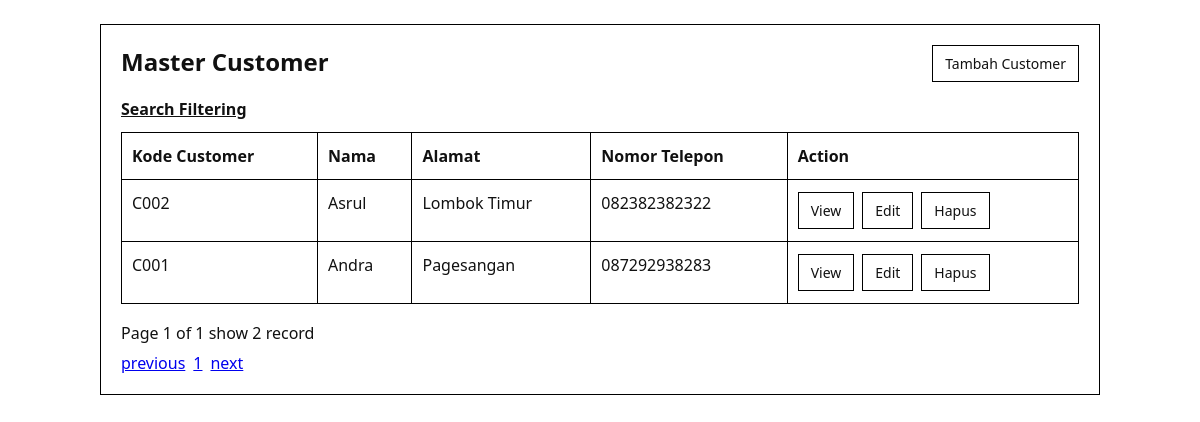
Page /customers/index.php on the committed database.
### tables this page shows
CREATE TABLE `customers` (
  `custId` int(11) NOT NULL,
  `cust_nama` varchar(100) NOT NULL,
  `cust_alamat` text NOT NULL,
  `cust_hp` varchar(30) NOT NULL
);

### includes/helpers.php (called while the page is built, shortened)
<?php
function format_running_code(string $prefix, int $id, int $length = 3): string
{
    return $prefix . str_pad((string) $id, $length, '0', STR_PAD_LEFT);
}

### customers/index.php (the view, shortened to what this page needs)
<?php
require_once __DIR__ . '/../config/database.php';
require_once __DIR__ . '/../includes/header.php';
$showFilter = isset($_GET['show_filter']) ? 1 : 0;
$custKode = trim($_GET['cust_kode'] ?? '');
$custNama = trim($_GET['cust_nama'] ?? '');
$custHp = trim($_GET['cust_hp'] ?? '');
$page = max(1, (int) ($_GET['page'] ?? 1));
$perPage = 10;
$baseSql = "FROM customers WHERE 1=1";
$types = '';
$params = [];
$countSql = "SELECT COUNT(*) AS total " . $baseSql;
$countStmt = $conn->prepare($countSql);
$countStmt->execute();
$totalRecords = (int) ($countStmt->get_result()->fetch_assoc()['total'] ?? 0);
$totalPages = max(1, (int) ceil($totalRecords / $perPage));
$page = min($page, $totalPages);
$offset = ($page - 1) * $perPage;
$sql = "SELECT * " . $baseSql . " ORDER BY custId DESC LIMIT ? OFFSET ?";
$stmt = $conn->prepare($sql);
$runTypes = $types . 'ii';
$runParams = [...$params, $perPage, $offset];
$stmt->bind_param($runTypes, ...$runParams);
$stmt->execute();
$result = $stmt->get_result();
$currentCount = $result ? $result->num_rows : 0;
$paginationQuery = [
    'show_filter' => $showFilter ? 1 : null,
    'cust_kode' => $custKode !== '' ? $custKode : null,
    'cust_nama' => $custNama !== '' ? $custNama : null,
    'cust_hp' => $custHp !== '' ? $custHp : null,
];
?>
<div class="card">
    <div class="actions" style="justify-content: space-between; align-items: flex-start;">
        <div>
            <h2>Master Customer</h2>
            <div style="margin-top: 12px;">
                <a href="/test-krida/customers/index.php?show_filter=1"
                    style="color: #111; text-decoration: underline; font-weight: 600;">Search Filtering</a>
            </div>
        </div>
        <div class="actions">
            <a class="btn btn-primary" href="/test-krida/customers/form.php">Tambah Customer</a>
        </div>
    </div>
    <?php if ($result && $result->num_rows > 0): ?>
        <table>
            <thead>
                <tr>
                    <th>Kode Customer</th>
                    <th>Nama</th>
                    <th>Alamat</th>
                    <th>Nomor Telepon</th>
                    <th>Action</th>
                </tr>
            </thead>
            <tbody>
                <?php while ($row = $result->fetch_assoc()): ?>
                    <tr>
                        <td><?= htmlspecialchars(format_running_code('C', (int) $row['custId'])) ?></td>
                        <td><?= htmlspecialchars($row['cust_nama']) ?></td>
                        <td><?= nl2br(htmlspecialchars($row['cust_alamat'])) ?></td>
                        <td><?= htmlspecialchars($row['cust_hp']) ?></td>
                        <td>
                            <div class="actions">
                                <a class="btn btn-light"
                                    href="/test-krida/customers/view.php?id=<?= (int) $row['custId'] ?>">View</a>
                                <a class="btn btn-warning"
                                    href="/test-krida/customers/form.php?id=<?= (int) $row['custId'] ?>">Edit</a>
                                <a class="btn btn-danger" href="/test-krida/customers/delete.php?id=<?= (int) $row['custId'] ?>"
                                    onclick="return confirm('Are you sure to delete <?= htmlspecialchars(format_running_code('C', (int) $row['custId'])) ?>?')">Hapus</a>
                            </div>
                        </td>
                    </tr>
                <?php endwhile; ?>
            </tbody>
        </table>
        <div style="margin-top: 18px;">
            <div>Page <?= $page ?> of <?= $totalPages ?> show <?= $currentCount ?> record</div>
            <div class="actions" style="margin-top: 8px;">
                <?php
                $prevQuery = http_build_query(array_filter([...$paginationQuery, 'page' => max(1, $page - 1)], fn($v) => $v !== null));
                $nextQuery = http_build_query(array_filter([...$paginationQuery, 'page' => min($totalPages, $page + 1)], fn($v) => $v !== null));
                ?>
                <a href="/test-krida/customers/index.php<?= $page > 1 ? '?' . $prevQuery : '' ?>">previous</a>
                <?php for ($i = 1; $i <= $totalPages; $i++): ?>
                    <?php
                    $pageQuery = http_build_query(array_filter([...$paginationQuery, 'page' => $i], fn($v) => $v !== null));
                    ?>
                    <a href="/test-krida/customers/index.php?<?= $pageQuery ?>"><?= $i ?></a><?= $i < $totalPages ? '|' : '' ?>
                <?php endfor; ?>
                <a href="/test-krida/customers/index.php<?= $page < $totalPages ? '?' . $nextQuery : '' ?>">next</a>
            </div>
        </div>
    <?php else: ?>
        <div class="empty">Data customer masih kosong.</div>
    <?php endif; ?>
</div>
<?php require_once __DIR__ . '/../includes/footer.php'; ?>

### includes/header.php (style rules this page uses)
* { box-sizing: border-box; }
body { margin: 0; font-family: "Segoe UI", Tahoma, sans-serif; background: #fff; color: #111; }
.btn { text-decoration: none; border: 1px solid #000; cursor: pointer; display: inline-flex; align-items: center; justify-content: center; padding: 8px 12px; border-radius: 0; font-size: 14px; background: #fff; color: #111; }
.card { background: #fff; border: 1px solid #000; padding: 20px; margin-top: 20px; }
.card h2, .card h3 { margin-top: 0; }
.btn-primary, .btn-warning, .btn-danger, .btn-light { background: #fff; color: #111; }
table { width: 100%; border-collapse: collapse; margin-top: 12px; }
th, td { padding: 12px 10px; border: 1px solid #000; text-align: left; vertical-align: top; }
.actions { display: flex; flex-wrap: wrap; gap: 8px; }

### rows in the picture
customers: custId "C002", cust_nama "Asrul", cust_alamat "Lombok Timur", cust_hp "082382382322"
customers: custId "C001", cust_nama "Andra", cust_alamat "Pagesangan", cust_hp "087292938283"

### other values in the picture
$page "1"
$totalPages "1"
$currentCount "2"
